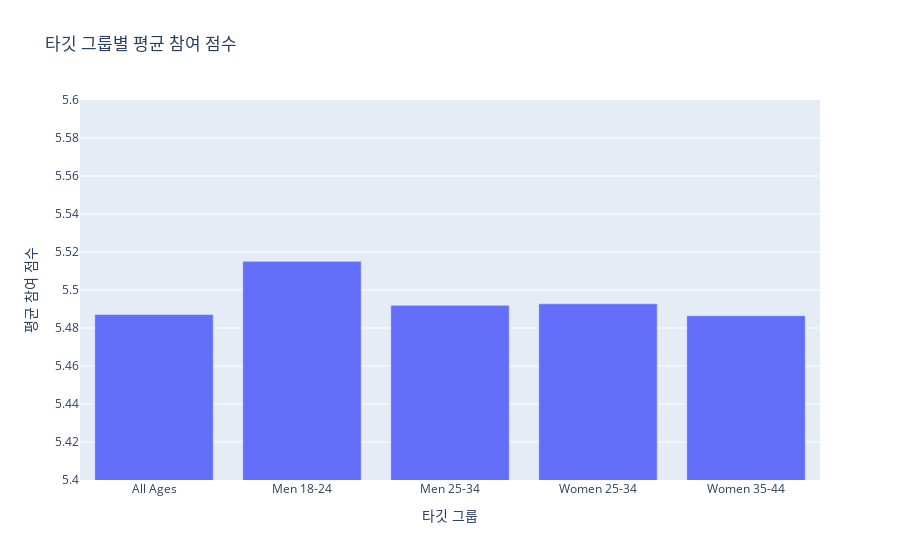

Notebook cell for this chart:
### Code cell
import pandas as pd
import plotly.express as px

df = pd.read_csv('marketing_campaign_dataset.csv')
df.head()

target_group = df.groupby('Target_Audience')['Engagement_Score'].mean().reset_index()

fig = px.bar(
    target_group,
    x='Target_Audience',
    y='Engagement_Score',
    title='타깃 그룹별 평균 참여 점수',
    labels={'Target_Audience': '타깃 그룹', 'Engagement_Score': '평균 참여 점수'}
)

fig.update_yaxes(range=[5.4,5.6])
fig.show()

### Figure 1 — Plotly figure (JSON) as saved in the notebook; plotly's stock layout.template omitted (floating-point values rounded to 4 significant figures)
{"data": [{"hovertemplate": "타깃 그룹=%{x}<br>평균 참여 점수=%{y}<extra></extra>", "legendgroup": "", "marker": {"color": "#636efa", "pattern": {"shape": ""}}, "name": "", "orientation": "v", "showlegend": false, "textposition": "auto", "type": "bar", "x": ["All Ages", "Men 18-24", "Men 25-34", "Women 25-34", "Women 35-44"], "xaxis": "x", "y": [5.487, 5.515, 5.492, 5.493, 5.487], "yaxis": "y"}], "layout": {"barmode": "relative", "legend": {"tracegroupgap": 0}, "title": {"text": "타깃 그룹별 평균 참여 점수"}, "xaxis": {"anchor": "y", "domain": [0, 1], "title": {"text": "타깃 그룹"}}, "yaxis": {"anchor": "x", "domain": [0, 1], "range": [5.4, 5.6], "title": {"text": "평균 참여 점수"}}}}
